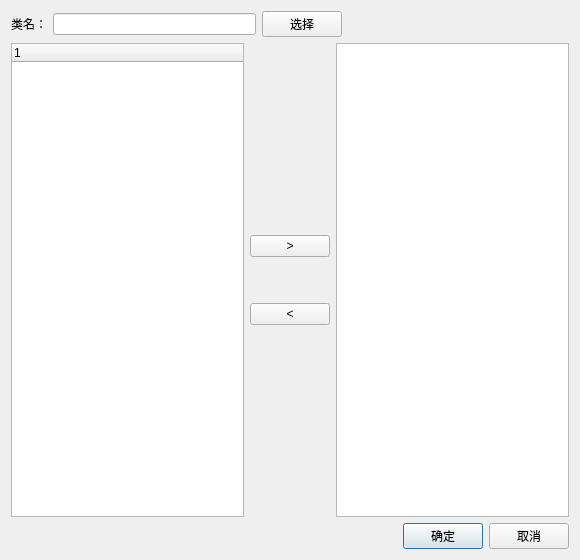
<?xml version="1.0" encoding="UTF-8"?>
<ui version="4.0">
 <class>JZNodeMemberSelectDialog</class>
 <widget class="QDialog" name="JZNodeMemberSelectDialog">
  <property name="geometry">
   <rect>
    <x>0</x>
    <y>0</y>
    <width>580</width>
    <height>560</height>
   </rect>
  </property>
  <property name="windowTitle">
   <string>FuctionEditDialog</string>
  </property>
  <layout class="QVBoxLayout" name="verticalLayout">
   <item>
    <widget class="QWidget" name="widget_2" native="true">
     <layout class="QVBoxLayout" name="verticalLayout_4">
      <property name="leftMargin">
       <number>0</number>
      </property>
      <property name="topMargin">
       <number>0</number>
      </property>
      <property name="rightMargin">
       <number>0</number>
      </property>
      <property name="bottomMargin">
       <number>0</number>
      </property>
      <item>
       <widget class="QWidget" name="widget_5" native="true">
        <layout class="QHBoxLayout" name="horizontalLayout_4">
         <property name="leftMargin">
          <number>0</number>
         </property>
         <property name="topMargin">
          <number>0</number>
         </property>
         <property name="rightMargin">
          <number>0</number>
         </property>
         <property name="bottomMargin">
          <number>0</number>
         </property>
         <item>
          <widget class="QLabel" name="label">
           <property name="text">
            <string>类名：</string>
           </property>
          </widget>
         </item>
         <item>
          <widget class="QLineEdit" name="lineName"/>
         </item>
         <item>
          <widget class="QPushButton" name="btnSelect">
           <property name="text">
            <string>选择</string>
           </property>
           <property name="autoDefault">
            <bool>false</bool>
           </property>
          </widget>
         </item>
         <item>
          <spacer name="horizontalSpacer">
           <property name="orientation">
            <enum>Qt::Horizontal</enum>
           </property>
           <property name="sizeHint" stdset="0">
            <size>
             <width>227</width>
             <height>20</height>
            </size>
           </property>
          </spacer>
         </item>
        </layout>
       </widget>
      </item>
      <item>
       <widget class="QWidget" name="widget" native="true">
        <layout class="QHBoxLayout" name="horizontalLayout">
         <property name="leftMargin">
          <number>0</number>
         </property>
         <property name="topMargin">
          <number>0</number>
         </property>
         <property name="rightMargin">
          <number>0</number>
         </property>
         <property name="bottomMargin">
          <number>0</number>
         </property>
         <item>
          <widget class="QTreeWidget" name="treeWidget">
           <column>
            <property name="text">
             <string notr="true">1</string>
            </property>
           </column>
          </widget>
         </item>
         <item>
          <widget class="QWidget" name="widget_4" native="true">
           <layout class="QVBoxLayout" name="verticalLayout_2">
            <property name="leftMargin">
             <number>0</number>
            </property>
            <property name="topMargin">
             <number>0</number>
            </property>
            <property name="rightMargin">
             <number>0</number>
            </property>
            <property name="bottomMargin">
             <number>0</number>
            </property>
            <item>
             <spacer name="verticalSpacer">
              <property name="orientation">
               <enum>Qt::Vertical</enum>
              </property>
              <property name="sizeHint" stdset="0">
               <size>
                <width>20</width>
                <height>40</height>
               </size>
              </property>
             </spacer>
            </item>
            <item>
             <widget class="QPushButton" name="btnMoveRight">
              <property name="text">
               <string>&gt;</string>
              </property>
             </widget>
            </item>
            <item>
             <spacer name="verticalSpacer_3">
              <property name="orientation">
               <enum>Qt::Vertical</enum>
              </property>
              <property name="sizeType">
               <enum>QSizePolicy::Fixed</enum>
              </property>
              <property name="sizeHint" stdset="0">
               <size>
                <width>20</width>
                <height>40</height>
               </size>
              </property>
             </spacer>
            </item>
            <item>
             <widget class="QPushButton" name="btnMoveLeft">
              <property name="text">
               <string>&lt;</string>
              </property>
             </widget>
            </item>
            <item>
             <spacer name="verticalSpacer_2">
              <property name="orientation">
               <enum>Qt::Vertical</enum>
              </property>
              <property name="sizeHint" stdset="0">
               <size>
                <width>20</width>
                <height>40</height>
               </size>
              </property>
             </spacer>
            </item>
           </layout>
          </widget>
         </item>
         <item>
          <widget class="QListWidget" name="listWidget"/>
         </item>
        </layout>
       </widget>
      </item>
     </layout>
    </widget>
   </item>
   <item>
    <widget class="QWidget" name="widget_3" native="true">
     <layout class="QHBoxLayout" name="horizontalLayout_2">
      <property name="leftMargin">
       <number>0</number>
      </property>
      <property name="topMargin">
       <number>0</number>
      </property>
      <property name="rightMargin">
       <number>0</number>
      </property>
      <property name="bottomMargin">
       <number>0</number>
      </property>
      <item>
       <spacer name="horizontalSpacer_2">
        <property name="orientation">
         <enum>Qt::Horizontal</enum>
        </property>
        <property name="sizeHint" stdset="0">
         <size>
          <width>296</width>
          <height>20</height>
         </size>
        </property>
       </spacer>
      </item>
      <item>
       <widget class="QPushButton" name="btnOk">
        <property name="text">
         <string>确定</string>
        </property>
        <property name="autoDefault">
         <bool>true</bool>
        </property>
        <property name="default">
         <bool>true</bool>
        </property>
       </widget>
      </item>
      <item>
       <widget class="QPushButton" name="btnCancel">
        <property name="text">
         <string>取消</string>
        </property>
        <property name="autoDefault">
         <bool>false</bool>
        </property>
       </widget>
      </item>
     </layout>
    </widget>
   </item>
  </layout>
 </widget>
 <layoutdefault spacing="6" margin="11"/>
 <resources>
  <include location="../../JZNodeEditor.qrc"/>
 </resources>
 <connections/>
</ui>
